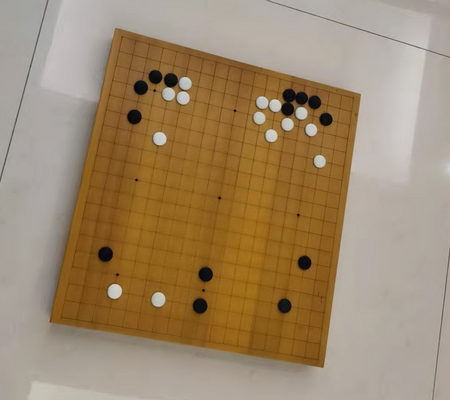
#> input picture statics/images/Fig0602.png, 450 x 400 px
$ python 7-3_not_line_gray_transform.py
#> lines starting #> are read from the running program, lines starting #| are printed output that depends on the picture
import cv2 as cv
import numpy as np
import matplotlib.pyplot as plt

def logarithmic_transform():
    gray = cv.imread("../../statics/images/Fig0602.png", flags=0)
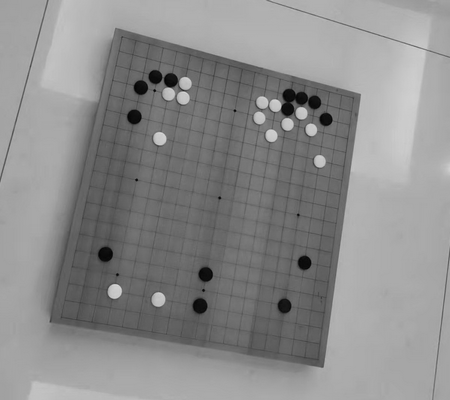
#> gray: shape (400, 450); min 2, max 216, mean 139.4

    fft = np.fft.fft2(gray)  # 傅里叶变换
    fft_shift = np.fft.fftshift(fft)  # 将低频部分移动到图像中心
    amp = np.abs(fft_shift)  # 傅里叶变换的频谱
    ampNorm = np.uint8(cv.normalize(amp, None, 0, 255, cv.NORM_MINMAX))

    ampLog = np.abs(np.log(1.0 + np.abs(fft_shift)))
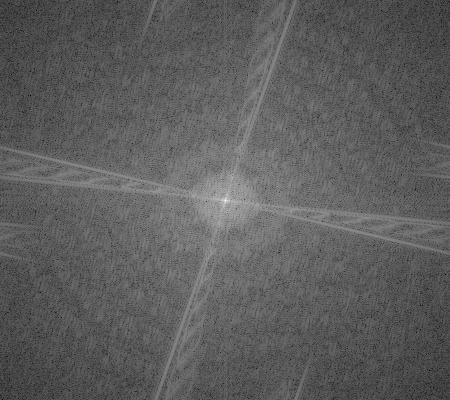
#> ampLog: shape (400, 450) float64; min 0.942, max 17.04, mean 6.86; drawn with min black and max white
    ampLogNorm = np.uint8(cv.normalize(ampLog, None, 0, 255, cv.NORM_MINMAX))

    plt.figure(figsize=(9, 3.2))

    plt.subplot(131), plt.title("1. original"), plt.axis('off')
    plt.imshow(gray, cmap='gray', vmin=0, vmax=255)

    plt.subplot(132), plt.title("2. FFT"), plt.axis('off')
    plt.imshow(ampNorm, cmap='gray', vmin=0, vmax=255)

    plt.subplot(133), plt.title("3. Log"), plt.axis('off')
    plt.imshow(ampLogNorm, cmap='gray', vmin=0, vmax=255)

    plt.tight_layout()
    plt.show()
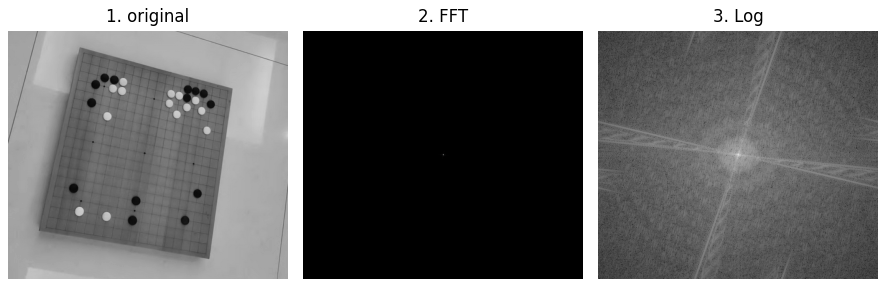
#> figure drawn by matplotlib, 3 panels

def gamma_transform():
    gray = cv.imread("../../statics/images/Fig0701.png", flags=0)

    c = 1
    gammas = [0.25, 0.5, 1.0, 1.5, 2.0, 4.0]
    fig = plt.figure(figsize=(9, 5.5))
    for i in range(len(gammas)):
        ax = fig.add_subplot(2, 3, i + 1, xticks=[], yticks=[])
        img_gamma = c * np.power(gray, gammas[i])  # 伽马变换
        ax.imshow(img_gamma, cmap='gray')
        if gammas[i] == 1.0:
            ax.set_title("1. original")
        else:
            ax.set_title(f"{gammas[i]}")
    plt.tight_layout()
    plt.show()

if __name__ == '__main__':
    # gamma_transform()
    logarithmic_transform()

$ run again, with statics/images/Fig0201.png copied over statics/images/Fig0602.png
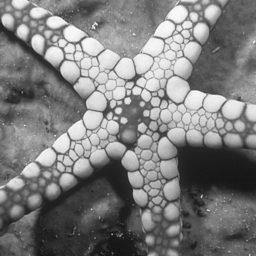
#> input picture statics/images/Fig0201.png, 256 x 256 px
#> in logarithmic_transform, gray is the input picture: shape (256, 256); min 19, max 250, mean 124.1
#> in logarithmic_transform, `ampLog = np.abs(np.log(1.0 + np.abs(fft_shift)))`:
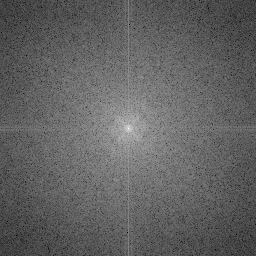
#> ampLog: shape (256, 256) float64; min 2.28, max 15.91, mean 7.53; drawn with min black and max white
#> in logarithmic_transform, `plt.show()`:
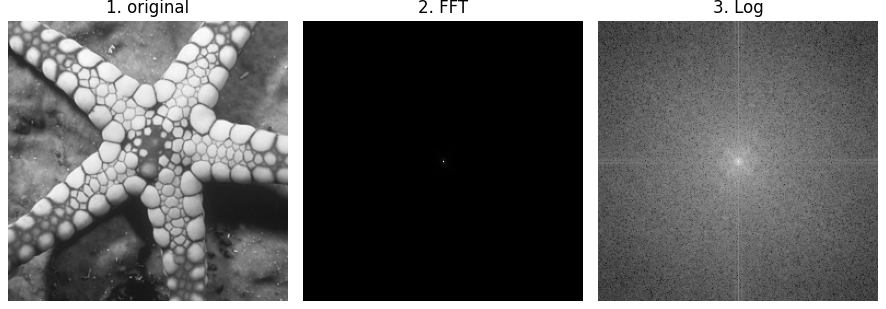
#> figure drawn by matplotlib, 3 panels

$ run again, with statics/images/Fig0301.png copied over statics/images/Fig0602.png
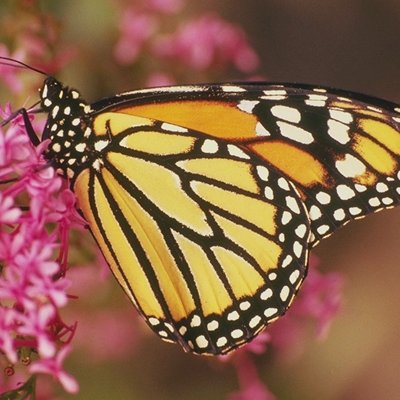
#> input picture statics/images/Fig0301.png, 400 x 400 px
#> in logarithmic_transform, `ampLog = np.abs(np.log(1.0 + np.abs(fft_shift)))`:
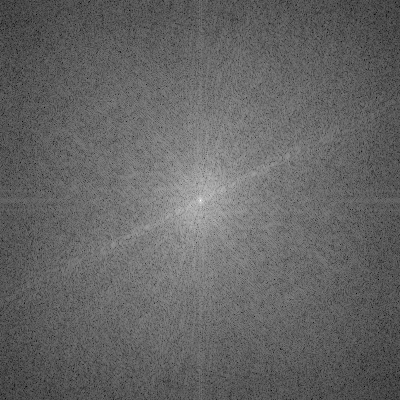
#> ampLog: shape (400, 400) float64; min 2.26, max 16.67, mean 7.98; drawn with min black and max white
#> in logarithmic_transform, `plt.show()`:
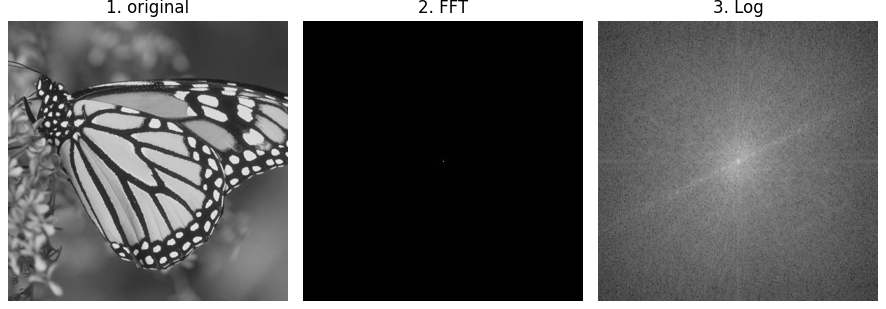
#> figure drawn by matplotlib, 3 panels
